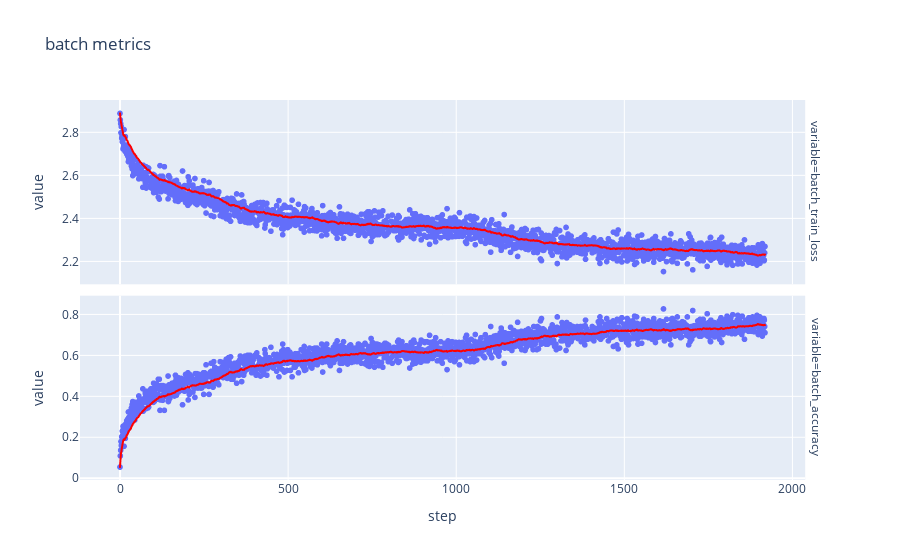

The code cell stored with this chart in its notebook:
### Markdown cell above
## Full dataset training

### Code cell
full_dataset = CMIDataset("full_dataset")
full_dataset_loader = DL(full_dataset, BATCH_SIZE, shuffle=True)
model, full_train_metrics, checkpoints = mk_model_and_fit(full_dataset_loader)
plt_train_split_training_metrics(full_train_metrics)

### Figure 1 — Plotly figure (JSON) as saved in the notebook; plotly's stock layout.template omitted (floating-point values rounded to 4 significant figures; data arrays with more than 128 entries replaced by an {"elided": "..."} marker saying what was removed)
{"data": [{"hovertemplate": "variable=batch_train_loss<br>step=%{x}<br>value=%{y}<extra></extra>", "legendgroup": "", "marker": {"color": "#636efa", "symbol": "circle"}, "mode": "markers", "name": "", "showlegend": false, "type": "scattergl", "x": {"elided": "1920 int values"}, "xaxis": "x2", "y": {"elided": "1920 float values"}, "yaxis": "y2"}, {"hovertemplate": "<b>Exponentially Weighted mean trendline</b><br><br>variable=batch_train_loss<br>step=%{x}<br>value=%{y} <b>(trend)</b><extra></extra>", "legendgroup": "", "line": {"color": "red"}, "marker": {"color": "#636efa", "symbol": "circle"}, "mode": "lines", "name": "", "showlegend": false, "type": "scattergl", "x": {"elided": "1920 int values"}, "xaxis": "x2", "y": {"elided": "1920 float values"}, "yaxis": "y2"}, {"hovertemplate": "variable=batch_accuracy<br>step=%{x}<br>value=%{y}<extra></extra>", "legendgroup": "", "marker": {"color": "#636efa", "symbol": "circle"}, "mode": "markers", "name": "", "showlegend": false, "type": "scattergl", "x": {"elided": "1920 int values"}, "xaxis": "x", "y": {"elided": "1920 float values"}, "yaxis": "y"}, {"hovertemplate": "<b>Exponentially Weighted mean trendline</b><br><br>variable=batch_accuracy<br>step=%{x}<br>value=%{y} <b>(trend)</b><extra></extra>", "legendgroup": "", "line": {"color": "red"}, "marker": {"color": "#636efa", "symbol": "circle"}, "mode": "lines", "name": "", "showlegend": false, "type": "scattergl", "x": {"elided": "1920 int values"}, "xaxis": "x", "y": {"elided": "1920 float values"}, "yaxis": "y"}], "layout": {"annotations": [{"font": {}, "showarrow": false, "text": "variable=batch_accuracy", "textangle": 90, "x": 0.98, "xanchor": "left", "xref": "paper", "y": 0.2425, "yanchor": "middle", "yref": "paper"}, {"font": {}, "showarrow": false, "text": "variable=batch_train_loss", "textangle": 90, "x": 0.98, "xanchor": "left", "xref": "paper", "y": 0.7575, "yanchor": "middle", "yref": "paper"}], "legend": {"tracegroupgap": 0}, "title": {"text": "batch metrics"}, "xaxis": {"anchor": "y", "domain": [0, 0.98], "title": {"text": "step"}}, "xaxis2": {"anchor": "y2", "domain": [0, 0.98], "matches": "x", "showticklabels": false}, "yaxis": {"anchor": "x", "domain": [0, 0.485], "title": {"text": "value"}}, "yaxis2": {"anchor": "x2", "domain": [0.515, 1], "title": {"text": "value"}}}}
